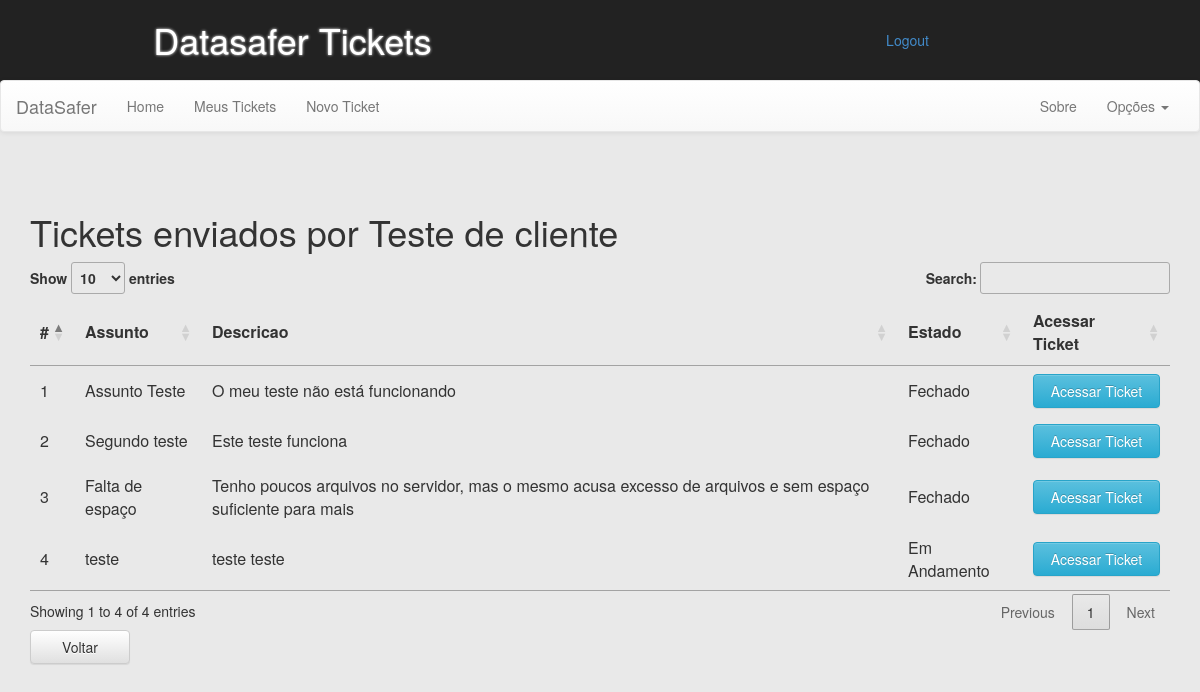
Screenshot of /?pag=client_tickets&interna=1 (signed in) with the database file from the repository.
### tables this page shows
CREATE TABLE IF NOT EXISTS `tck_client` (
  `id` int(11) NOT NULL auto_increment,
  `nome` varchar(50) NOT NULL,
  `email` varchar(80) NOT NULL,
  `user` varchar(30) NOT NULL,
  `passwd` varchar(50) NOT NULL,
  PRIMARY KEY  (`id`),
  UNIQUE KEY `user` (`user`)
);

CREATE TABLE IF NOT EXISTS `tck_ticket` (
  `id` int(250) NOT NULL auto_increment,
  `assunto` varchar(50) NOT NULL,
  `descricao` varchar(250) NOT NULL,
  `estado` int(11) NOT NULL,
  `causa` varchar(500) default NULL,
  `resolucao` varchar(500) default NULL,
  `cliente` int(11) NOT NULL,
  PRIMARY KEY  (`id`),
  KEY `fk_ticket_estado` (`estado`)
);

CREATE TABLE IF NOT EXISTS `tck_estado` (
  `id` int(11) NOT NULL auto_increment,
  `estado` varchar(50) NOT NULL,
  PRIMARY KEY  (`id`)
);

### rsc/pag/client_tickets.php (the view, shortened to what this page needs)
<?php
	if(isset($_GET['interna'])){
		$stmt = "SELECT nome FROM tck_client WHERE id =".$_GET['interna'];
		$stmt = mysql_query($stmt);
		$res = mysql_fetch_array($stmt);
	?>
		<div class="container usuarios">
			<h1> Tickets enviados por <?php echo $res['nome']?></h1>
			<table id="ticket_table">
			<thead>
				<tr>
					<th>#</th>
					<th>Assunto</th>
					<th>Descricao</th>
					<th>Estado</th>
					<th>Acessar Ticket</th>
				</tr>
			</thead>
			<tbody>
		<?php
			$stmt = "SELECT * FROM tck_ticket WHERE cliente =".$_GET['interna'];
			$stmt = mysql_query($stmt);
			while ($rsc = mysql_fetch_array($stmt)) {
				$id_ticket 	= $rsc['id'];
				$assunto 	= $rsc['assunto'];
				$descricao 	= $rsc['descricao'];
				$estado 	= $rsc['estado'];
				?>
				<tr>
					<td><?php echo $id_ticket ?></td>
					<td><?php echo $assunto ?></td>
					<td><?php echo $descricao ?></td>
					<td><?php
					$query = "SELECT estado FROM tck_estado WHERE id =".$estado;
					$query = mysql_query($query);
					$res = mysql_fetch_array($query);
					echo $res['estado'];
					 ?></td>
					<td><a href="?pag=tickets&interna=<?php echo $id_ticket ?>" class="btn btn-info">Acessar Ticket</a></td>
				</tr>
				<?php
			}
		?>
		</tbody>
		</table>
		<a href="?pag=client" class="btn btn-default" style="width: 100px;">Voltar</a>
		</div>
	<?php
	}else{
		echo '<div class="alert alert-danger" id="passwdAlert" role="alert">Erro ao encontrar Cliente</div>';
	}
?>

### assets/css/default.css (style rules this page uses)
body { background: #E9E9E9; }
.tickets, .usuarios { margin-top: 5%; }
.btn { width: 100%; }

### rows the page displays
tck_client: nome "Teste de cliente"
tck_ticket: id "1", assunto "Assunto Teste", descricao "O meu teste não está funcionando", tck_estado.estado "Fechado"
tck_ticket: id "2", assunto "Segundo teste", descricao "Este teste funciona", tck_estado.estado "Fechado"
tck_ticket: id "3", assunto "Falta de espaço", descricao "Tenho poucos arquivos no servidor, mas o mesmo acusa excesso de arquivos e sem espaço suficiente para mais", tck_estado.estado "Fechado"
tck_ticket: id "4", assunto "teste", descricao "teste teste", tck_estado.estado "Em Andamento"
